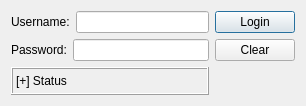
<?xml version="1.0" encoding="UTF-8"?>
<ui version="4.0">
 <class>Dialog</class>
 <widget class="QDialog" name="Dialog">
  <property name="geometry">
   <rect>
    <x>0</x>
    <y>0</y>
    <width>306</width>
    <height>106</height>
   </rect>
  </property>
  <property name="windowTitle">
   <string>Dialog</string>
  </property>
  <layout class="QGridLayout" name="gridLayout">
   <item row="0" column="0">
    <layout class="QVBoxLayout" name="verticalLayout">
     <item>
      <layout class="QHBoxLayout" name="horizontalLayout">
       <item>
        <widget class="QLabel" name="label">
         <property name="text">
          <string>Username:</string>
         </property>
        </widget>
       </item>
       <item>
        <widget class="QLineEdit" name="txtUser"/>
       </item>
      </layout>
     </item>
     <item>
      <layout class="QHBoxLayout" name="horizontalLayout_2">
       <item>
        <widget class="QLabel" name="label_2">
         <property name="text">
          <string>Password:</string>
         </property>
        </widget>
       </item>
       <item>
        <widget class="QLineEdit" name="txtPass">
         <property name="echoMode">
          <enum>QLineEdit::Password</enum>
         </property>
        </widget>
       </item>
      </layout>
     </item>
    </layout>
   </item>
   <item row="0" column="1">
    <layout class="QVBoxLayout" name="verticalLayout_2">
     <item>
      <widget class="QPushButton" name="btnLogin">
       <property name="text">
        <string>Login</string>
       </property>
      </widget>
     </item>
     <item>
      <widget class="QPushButton" name="btnClear">
       <property name="text">
        <string>Clear</string>
       </property>
      </widget>
     </item>
    </layout>
   </item>
   <item row="1" column="0">
    <widget class="QLabel" name="lblResult">
     <property name="frameShape">
      <enum>QFrame::Box</enum>
     </property>
     <property name="frameShadow">
      <enum>QFrame::Raised</enum>
     </property>
     <property name="text">
      <string>[+] Status</string>
     </property>
    </widget>
   </item>
  </layout>
 </widget>
 <layoutdefault spacing="6" margin="11"/>
 <resources/>
 <connections/>
</ui>
